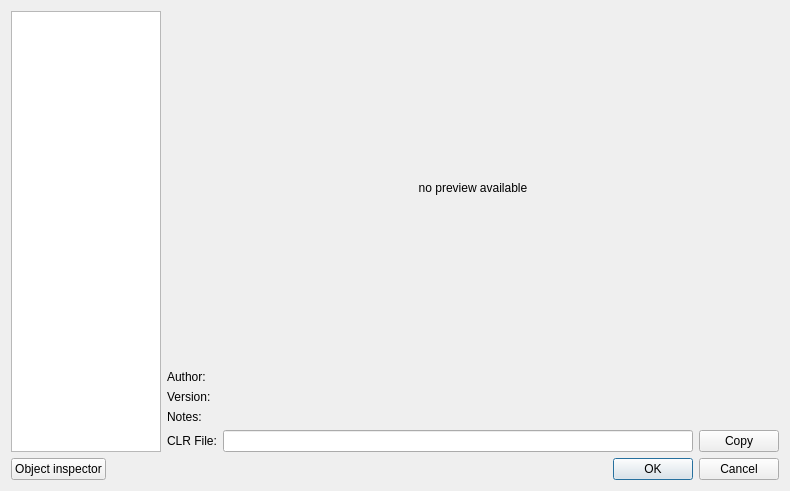
<?xml version="1.0" encoding="UTF-8"?>
<ui version="4.0">
 <class>ThemeSelector</class>
 <widget class="QDialog" name="ThemeSelector">
  <property name="geometry">
   <rect>
    <x>0</x>
    <y>0</y>
    <width>790</width>
    <height>491</height>
   </rect>
  </property>
  <property name="windowTitle">
   <string>Theme selection</string>
  </property>
  <layout class="QVBoxLayout" name="verticalLayout_2">
   <item>
    <layout class="QHBoxLayout" name="horizontalLayout_3">
     <item>
      <widget class="QListWidget" name="lwSkinSelection">
       <property name="sizePolicy">
        <sizepolicy hsizetype="Fixed" vsizetype="Expanding">
         <horstretch>0</horstretch>
         <verstretch>0</verstretch>
        </sizepolicy>
       </property>
       <property name="minimumSize">
        <size>
         <width>0</width>
         <height>0</height>
        </size>
       </property>
       <property name="maximumSize">
        <size>
         <width>150</width>
         <height>16777215</height>
        </size>
       </property>
      </widget>
     </item>
     <item>
      <layout class="QVBoxLayout" name="verticalLayout">
       <item>
        <widget class="QLabel" name="lblPreview">
         <property name="sizePolicy">
          <sizepolicy hsizetype="Expanding" vsizetype="Expanding">
           <horstretch>1</horstretch>
           <verstretch>1</verstretch>
          </sizepolicy>
         </property>
         <property name="minimumSize">
          <size>
           <width>1</width>
           <height>1</height>
          </size>
         </property>
         <property name="text">
          <string>no preview available</string>
         </property>
         <property name="scaledContents">
          <bool>false</bool>
         </property>
         <property name="alignment">
          <set>Qt::AlignCenter</set>
         </property>
        </widget>
       </item>
       <item>
        <layout class="QGridLayout" name="gridLayout">
         <item row="2" column="1">
          <widget class="QLabel" name="lblNotesVal">
           <property name="sizePolicy">
            <sizepolicy hsizetype="Expanding" vsizetype="Preferred">
             <horstretch>0</horstretch>
             <verstretch>0</verstretch>
            </sizepolicy>
           </property>
           <property name="text">
            <string/>
           </property>
           <property name="textFormat">
            <enum>Qt::RichText</enum>
           </property>
          </widget>
         </item>
         <item row="0" column="0">
          <widget class="QLabel" name="lblAuthor">
           <property name="text">
            <string>Author:</string>
           </property>
          </widget>
         </item>
         <item row="2" column="0">
          <widget class="QLabel" name="lblNotes">
           <property name="text">
            <string>Notes:</string>
           </property>
          </widget>
         </item>
         <item row="1" column="1">
          <widget class="QLabel" name="lblVersionVal">
           <property name="sizePolicy">
            <sizepolicy hsizetype="Expanding" vsizetype="Preferred">
             <horstretch>0</horstretch>
             <verstretch>0</verstretch>
            </sizepolicy>
           </property>
           <property name="text">
            <string/>
           </property>
          </widget>
         </item>
         <item row="0" column="1">
          <widget class="QLabel" name="lblAuthorVal">
           <property name="sizePolicy">
            <sizepolicy hsizetype="Expanding" vsizetype="Preferred">
             <horstretch>0</horstretch>
             <verstretch>0</verstretch>
            </sizepolicy>
           </property>
           <property name="text">
            <string/>
           </property>
          </widget>
         </item>
         <item row="1" column="0">
          <widget class="QLabel" name="lblVersion">
           <property name="text">
            <string>Version:</string>
           </property>
          </widget>
         </item>
         <item row="3" column="1">
          <layout class="QHBoxLayout" name="horizontalLayout">
           <item>
            <widget class="QLineEdit" name="leClrPathVal">
             <property name="readOnly">
              <bool>true</bool>
             </property>
            </widget>
           </item>
           <item>
            <widget class="QPushButton" name="btnCopyClr">
             <property name="text">
              <string>Copy</string>
             </property>
            </widget>
           </item>
          </layout>
         </item>
         <item row="3" column="0">
          <widget class="QLabel" name="lblClrPath">
           <property name="text">
            <string>CLR File:</string>
           </property>
          </widget>
         </item>
        </layout>
       </item>
      </layout>
     </item>
    </layout>
   </item>
   <item>
    <layout class="QHBoxLayout" name="horizontalLayout_2">
     <item>
      <widget class="QPushButton" name="btnObjectInspector">
       <property name="text">
        <string>Object inspector</string>
       </property>
      </widget>
     </item>
     <item>
      <widget class="QDialogButtonBox" name="buttonBox">
       <property name="orientation">
        <enum>Qt::Horizontal</enum>
       </property>
       <property name="standardButtons">
        <set>QDialogButtonBox::Cancel|QDialogButtonBox::Ok</set>
       </property>
      </widget>
     </item>
    </layout>
   </item>
  </layout>
 </widget>
 <resources/>
 <connections>
  <connection>
   <sender>buttonBox</sender>
   <signal>accepted()</signal>
   <receiver>ThemeSelector</receiver>
   <slot>accept()</slot>
   <hints>
    <hint type="sourcelabel">
     <x>248</x>
     <y>254</y>
    </hint>
    <hint type="destinationlabel">
     <x>157</x>
     <y>274</y>
    </hint>
   </hints>
  </connection>
  <connection>
   <sender>buttonBox</sender>
   <signal>rejected()</signal>
   <receiver>ThemeSelector</receiver>
   <slot>reject()</slot>
   <hints>
    <hint type="sourcelabel">
     <x>316</x>
     <y>260</y>
    </hint>
    <hint type="destinationlabel">
     <x>286</x>
     <y>274</y>
    </hint>
   </hints>
  </connection>
 </connections>
</ui>
